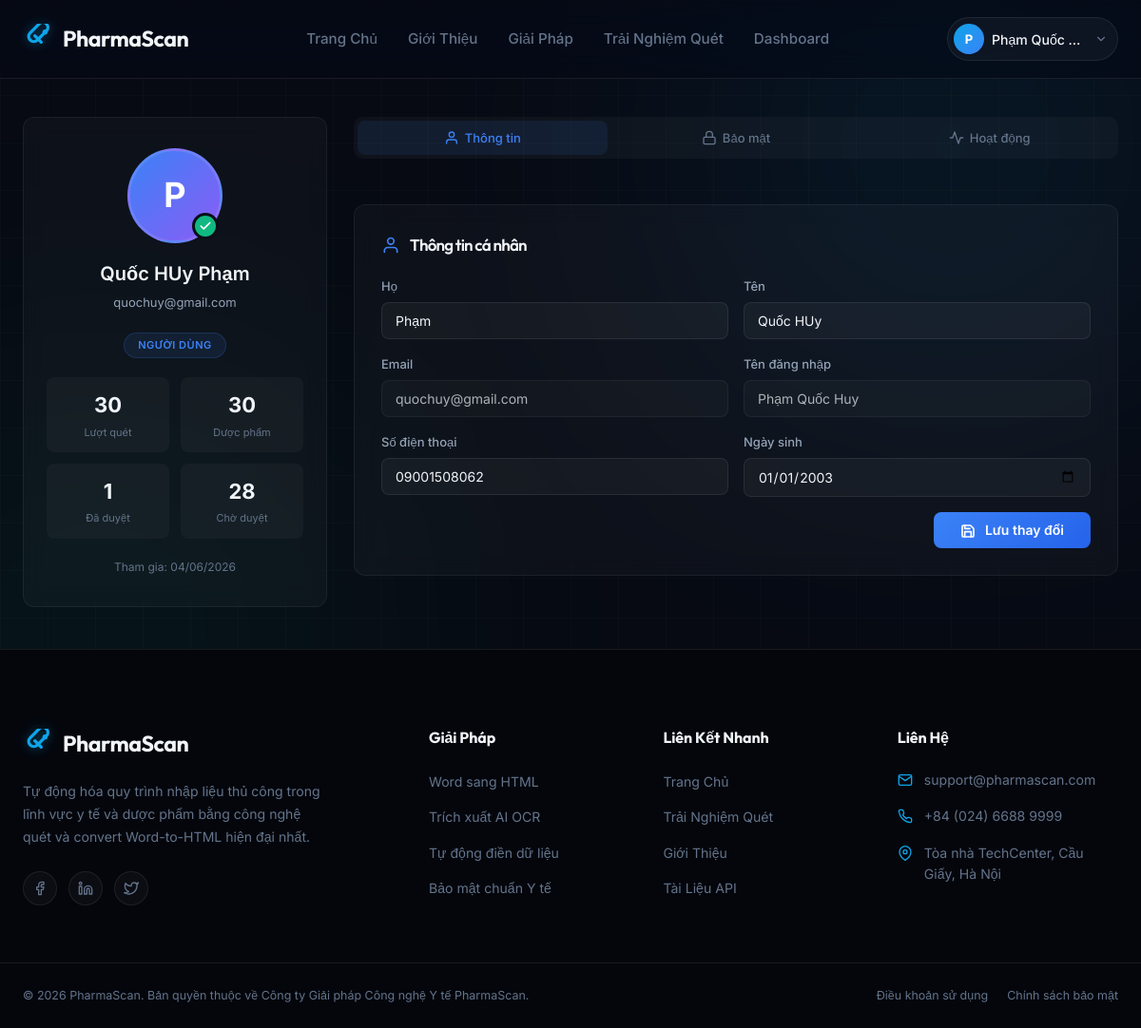
Screenshot of /user/profile/ (signed in) with the database file from the repository.
### coreapp/models.py (models this page shows, shortened)
class CustomUser(AbstractUser):
    ROLE_CHOICES = [
        ('USER', 'Người dùng'),
        ('ADMIN', 'Quản trị viên'),
    ]
    email = models.EmailField(unique=True, verbose_name="Địa chỉ Email")
    phone_number = models.CharField(max_length=15, blank=True, null=True, verbose_name="Số điện thoại")
    birth_date = models.DateField(null=True, blank=True, verbose_name="Ngày sinh")
    is_password_changed = models.BooleanField(default=False, verbose_name="Đã đổi mật khẩu")
    password_reset_required = models.BooleanField(default=False, verbose_name="Yêu cầu đặt lại mật khẩu")
    role = models.CharField(
        max_length=10,
        choices=ROLE_CHOICES,
        default='USER',
        verbose_name="Chức vụ / Vai trò"
    )
    USERNAME_FIELD = 'email'
    REQUIRED_FIELDS = ['username']
    class Meta:
        verbose_name = "Người dùng"
        verbose_name_plural = "Người dùng"
        indexes = [
            models.Index(fields=['email']),
            models.Index(fields=['role']),
        ]

### user/views.py (the view, shortened to what this page needs)
# urls.py: path('profile/', views.profile_view, name='profile'),
@login_required(login_url='login')
def profile_view(request):
    user = request.user
    docs = ScannedDocument.objects.filter(user=user)
    medicines_count = MedicineItem.objects.filter(scanneddocument__user=user).distinct().count()
    total_scans = docs.count()
    recent_activity = docs.order_by('-scanned_at')[:5]
    stats = {
        'total_scans': total_scans,
        'pending': docs.filter(status='pending').count(),
        'approved': docs.filter(status='approved').count(),
        'rejected': docs.filter(status='rejected').count(),
        'medicines_count': medicines_count,
    }
    context = {
        'stats': stats,
        'recent_activity': recent_activity,
        'total_scans': total_scans,
        'medicines_count': medicines_count,
    }
    return render(request, 'user/profile.html', context)

### user/templates/user/profile.html (shortened to what this page needs)
{% extends 'user/base.html' %}
{% load static %}
{% block content %}
<div class="profile-page">
    <div class="container">
        <div class="profile-grid">
            <div class="profile-sidebar">
                <div class="profile-card">
                    <div class="avatar-wrapper">
                        <div class="profile-avatar">{{ user.username|first|upper }}</div>
                        <div class="avatar-badge">
                            <svg width="14" height="14" viewBox="0 0 24 24" fill="none" stroke="#fff" stroke-width="3" stroke-linecap="round" stroke-linejoin="round"><polyline points="20 6 9 17 4 12"></polyline></svg>
                        </div>
                    </div>
                    <div class="profile-name">{{ user.get_full_name|default:user.username }}</div>
                    <div class="profile-email">{{ user.email }}</div>
                    <div class="profile-role-badge">{{ user.get_role_display }}</div>
                    <div class="profile-stats-mini">
                        <div class="stat-mini">
                            <div class="stat-mini-value">{{ total_scans }}</div>
                            <div class="stat-mini-label">Lượt quét</div>
                        </div>
                        <div class="stat-mini">
                            <div class="stat-mini-value">{{ medicines_count }}</div>
                            <div class="stat-mini-label">Dược phẩm</div>
                        </div>
                        <div class="stat-mini">
                            <div class="stat-mini-value">{{ stats.approved }}</div>
                            <div class="stat-mini-label">Đã duyệt</div>
                        </div>
                        <div class="stat-mini">
                            <div class="stat-mini-value">{{ stats.pending }}</div>
                            <div class="stat-mini-label">Chờ duyệt</div>
                        </div>
                    </div>
                    <div style="font-size: 12px; color: var(--text-muted);">
                        Tham gia: {{ user.date_joined|date:'d/m/Y' }}
                    </div>
                </div>
            </div>
            <div class="profile-main">
                <div class="profile-tabs">
                    <button class="profile-tab active" data-tab="tab-info">
                        <svg viewBox="0 0 24 24" fill="none" stroke="currentColor" stroke-width="2" stroke-linecap="round" stroke-linejoin="round"><path d="M20 21v-2a4 4 0 0 0-4-4H8a4 4 0 0 0-4 4v2"></path><circle cx="12" cy="7" r="4"></circle></svg>
                        Thông tin
                    </button>
                    <button class="profile-tab" data-tab="tab-security">
                        <svg viewBox="0 0 24 24" fill="none" stroke="currentColor" stroke-width="2" stroke-linecap="round" stroke-linejoin="round"><rect x="3" y="11" width="18" height="11" rx="2" ry="2"></rect><path d="M7 11V7a5 5 0 0 1 10 0v4"></path></svg>
                        Bảo mật
                    </button>
                    <button class="profile-tab" data-tab="tab-activity">
                        <svg viewBox="0 0 24 24" fill="none" stroke="currentColor" stroke-width="2" stroke-linecap="round" stroke-linejoin="round"><polyline points="22 12 18 12 15 21 9 3 6 12 2 12"></polyline></svg>
                        Hoạt động
                    </button>
                </div>
                <div class="tab-content active" id="tab-info">
                    <div class="section-card">
                        <div class="section-title">
                            <svg viewBox="0 0 24 24" fill="none" stroke="currentColor" stroke-width="2" stroke-linecap="round" stroke-linejoin="round"><path d="M20 21v-2a4 4 0 0 0-4-4H8a4 4 0 0 0-4 4v2"></path><circle cx="12" cy="7" r="4"></circle></svg>
                            Thông tin cá nhân
                        </div>
                        <form method="POST">
                            <div class="form-row">
                                <div class="form-group">
                                    <label>Họ</label>
                                    <input type="text" name="last_name" value="{{ user.last_name }}" placeholder="Nhập họ">
                                </div>
                                <div class="form-group">
                                    <label>Tên</label>
                                    <input type="text" name="first_name" value="{{ user.first_name }}" placeholder="Nhập tên">
                                </div>
                            </div>
                            <div class="form-row">
                                <div class="form-group">
                                    <label>Email</label>
                                    <input type="email" value="{{ user.email }}" readonly>
                                </div>
                                <div class="form-group">
                                    <label>Tên đăng nhập</label>
                                    <input type="text" value="{{ user.username }}" readonly>
                                </div>
                            </div>
                            <div class="form-row">
                                <div class="form-group">
                                    <label>Số điện thoại</label>
                                    <input type="tel" name="phone_number" value="{{ user.phone_number|default:'' }}" placeholder="Nhập số điện thoại">
                                </div>
                                <div class="form-group">
                                    <label>Ngày sinh</label>
                                    <input type="date" name="birth_date" value="{{ user.birth_date|date:'Y-m-d' }}">
                                </div>
                            </div>
                            <div class="action-row">
                                <button type="submit" class="btn-save">
                                    Lưu thay đổi
                                </button>
                            </div>
                        </form>
                    </div>
                </div>
            </div>
        </div>
    </div>
</div>
{% endblock %}

### user/templates/user/base.html (shortened to what this page needs)
{% load static %}
<!DOCTYPE html>
<html lang="vi">
<head>
    <link rel="stylesheet" href="{% static 'coreapp/css/style.css' %}">
</head>
<body>
    <div class="bg-glow bg-glow-1"></div>
    <div class="bg-glow bg-glow-2"></div>
    <div class="grid-overlay"></div>
    <header class="header" id="header">
        <div class="container navbar-container">
            <a href="{% url 'home' %}" class="logo" id="logo-brand">
                <span class="logo-text">Pharma<span class="highlight">Scan</span></span>
            </a>
            <nav class="nav-menu" id="nav-navigation">
                <a href="{% url 'home' %}" class="nav-link {% if request.resolver_match.url_name == 'home' %}active{% endif %}" id="nav-home">Trang Chủ</a>
                <a href="#about-section" class="nav-link" id="nav-about">Giới Thiệu</a>
                <a href="#solution-section" class="nav-link" id="nav-solution">Giải Pháp</a>
                <a href="{% url 'scan_demo' %}" class="nav-link {% if request.resolver_match.url_name == 'scan_demo' %}active{% endif %}" id="nav-scan">Trải Nghiệm Quét</a>
                {% if user.is_authenticated %}
                <a href="{% url 'dashboard' %}" class="nav-link {% if request.resolver_match.url_name == 'dashboard' %}active{% endif %}" id="nav-dashboard">Dashboard</a>
                {% endif %}
            </nav>
            <div class="nav-actions">
                {% if user.is_authenticated %}
                <div class="user-dropdown" id="user-dropdown">
                    <button class="user-dropdown-trigger" id="user-dropdown-trigger" aria-label="User menu">
                        <div class="nav-avatar">{{ user.username|first|upper }}</div>
                        <span class="user-dropdown-name">{{ user.username }}</span>
                        <svg class="dropdown-chevron" viewBox="0 0 24 24" fill="none" stroke="currentColor" stroke-width="2" stroke-linecap="round" stroke-linejoin="round"><polyline points="6 9 12 15 18 9"></polyline></svg>
                    </button>
                </div>
                {% endif %}
            </div>
        </div>
    </header>
    <main class="main-content">
        {% block content %}{% endblock %}
    </main>
    <footer class="footer" id="main-footer">
        <div class="container footer-grid">
            <div class="footer-brand-col">
                <a href="{% url 'home' %}" class="logo footer-logo" id="footer-logo-brand">
                    <span class="logo-text">Pharma<span class="highlight">Scan</span></span>
                </a>
                <p class="footer-desc">
                    Tự động hóa quy trình nhập liệu thủ công trong lĩnh vực y tế và dược phẩm bằng công nghệ quét và convert Word-to-HTML hiện đại nhất.
                </p>
                <div class="social-links">
                    <a href="#" class="social-link" aria-label="Facebook">
                        <svg viewBox="0 0 24 24" fill="none" stroke="currentColor" stroke-width="2" stroke-linecap="round" stroke-linejoin="round"><path d="M18 2h-3a5 5 0 0 0-5 5v3H7v4h3v8h4v-8h3l1-4h-4V7a1 1 0 0 1 1-1h3z"></path></svg>
                    </a>
                    <a href="#" class="social-link" aria-label="LinkedIn">
                        <svg viewBox="0 0 24 24" fill="none" stroke="currentColor" stroke-width="2" stroke-linecap="round" stroke-linejoin="round"><path d="M16 8a6 6 0 0 1 6 6v7h-4v-7a2 2 0 0 0-2-2 2 2 0 0 0-2 2v7h-4v-7a6 6 0 0 1 6-6z"></path><rect x="2" y="9" width="4" height="12"></rect><circle cx="4" cy="4" r="2"></circle></svg>
                    </a>
                    <a href="#" class="social-link" aria-label="Twitter">
                        <svg viewBox="0 0 24 24" fill="none" stroke="currentColor" stroke-width="2" stroke-linecap="round" stroke-linejoin="round"><path d="M23 3a10.9 10.9 0 0 1-3.14 1.53 4.48 4.48 0 0 0-7.86 3v1A10.66 10.66 0 0 1 3 4s-4 9 5 13a11.64 11.64 0 0 1-7 2c9 5 20 0 20-11.5a4.5 4.5 0 0 0-.08-.83A7.72 7.72 0 0 0 23 3z"></path></svg>
                    </a>
                </div>
            </div>
            <div class="footer-links-col">
                <h4 class="footer-title">Giải Pháp</h4>
                <ul class="footer-links-list">
                    <li><a href="{% url 'scan_demo' %}" id="footer-link-convert">Word sang HTML</a></li>
                    <li><a href="#" id="footer-link-ocr">Trích xuất AI OCR</a></li>
                    <li><a href="#" id="footer-link-validation">Tự động điền dữ liệu</a></li>
                    <li><a href="#" id="footer-link-security">Bảo mật chuẩn Y tế</a></li>
                </ul>
            </div>
            <div class="footer-links-col">
                <h4 class="footer-title">Liên Kết Nhanh</h4>
                <ul class="footer-links-list">
                    <li><a href="{% url 'home' %}" id="footer-link-home">Trang Chủ</a></li>
                    <li><a href="{% url 'scan_demo' %}" id="footer-link-scan">Trải Nghiệm Quét</a></li>
                    <li><a href="#about-section" id="footer-link-about">Giới Thiệu</a></li>
                    <li><a href="#" id="footer-link-docs">Tài Liệu API</a></li>
                </ul>
            </div>
            <div class="footer-links-col">
                <h4 class="footer-title">Liên Hệ</h4>
                <ul class="footer-contact-list">
                    <li>
                        <svg class="contact-icon" viewBox="0 0 24 24" fill="none" stroke="currentColor" stroke-width="2" stroke-linecap="round" stroke-linejoin="round"><path d="M4 4h16c1.1 0 2 .9 2 2v12c0 1.1-.9 2-2 2H4c-1.1 0-2-.9-2-2V6c0-1.1.9-2 2-2z"></path><polyline points="22,6 12,13 2,6"></polyline></svg>
                        <span>support@pharmascan.com</span>
                    </li>
                    <li>
                        <span>+84 (024) 6688 9999</span>
                    </li>
                    <li>
                        <svg class="contact-icon" viewBox="0 0 24 24" fill="none" stroke="currentColor" stroke-width="2" stroke-linecap="round" stroke-linejoin="round"><path d="M21 10c0 7-9 13-9 13s-9-6-9-13a9 9 0 0 1 18 0z"></path><circle cx="12" cy="10" r="3"></circle></svg>
                        <span>Tòa nhà TechCenter, Cầu Giấy, Hà Nội</span>
                    </li>
                </ul>
            </div>
        </div>
        <div class="footer-bottom">
            <div class="container footer-bottom-flex">
                <p>&copy; 2026 PharmaScan. Bản quyền thuộc về Công ty Giải pháp Công nghệ Y tế PharmaScan.</p>
                <div class="footer-bottom-links">
                    <a href="#">Điều khoản sử dụng</a>
                    <a href="#">Chính sách bảo mật</a>
                </div>
            </div>
        </div>
    </footer>
</body>
</html>

### rows the page displays
CustomUser: username|first "P", username "Phạm Quốc…", get_full_name "Quốc HUy Phạm", email "quochuy@gmail.com", role "NGƯỜI DÙNG", date_joined "04/06/2026", last_name "Phạm", first_name "Quốc HUy", username "Phạm Quốc Huy", phone_number "09001508062", birth_date "01/01/2003"

### other values shown
{{ total_scans }} "30"
{{ medicines_count }} "30"
{{ stats.approved }} "1"
{{ stats.pending }} "28"
